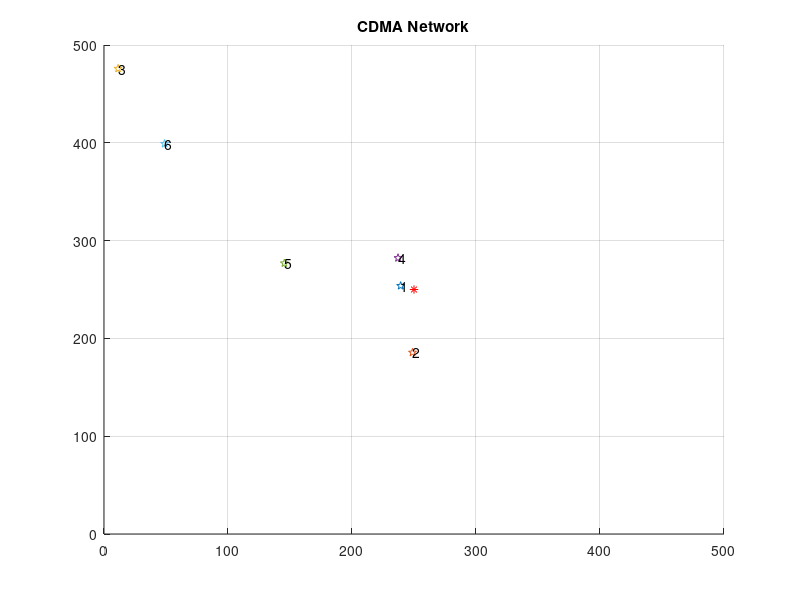
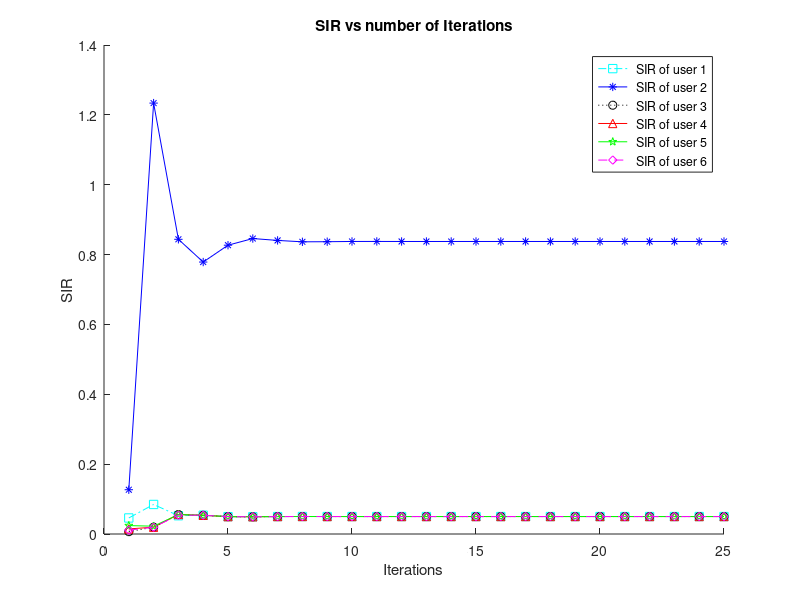
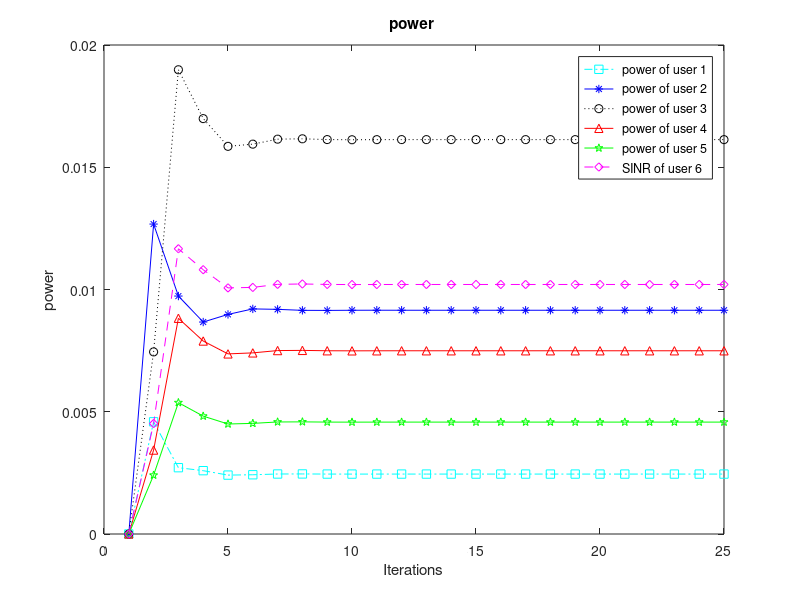

These charts were generated, in order, by the following MATLAB code:
%%%%%%%%%%%%%%%%%%%%%%%%%%%%%%%%%%%%%%%%%%%%%%%%%%%%%%%%%%%%%%%%%%%%%%%%%%%%%%%%%%%%%%%%%%%%%%%%%%%%%%%
%-----------------------------------------------------------------------------------------------------%
%------------------  HW3 : DTPC - 1                    ------------------------------------
%-----------------   Author : Saleh Abednejad -- 961115116      ---------------
%-----------------   Prof : Dr. Rajabi                      -------------------------
%%%%%%%%%%%%%%%%%%%%%%%%%%%%%%%%%%%%%%%%%%%%%%%%%%%%%%%%%%%%%%%%%%%%%%%%%%%%%%%%%%%%%%%%%%%%%%%%%%%%%%%
%-----------------    Background noise power 2 = 10?10          ---------
%-----------------    OPC constant  = 10?4      --------------------------
%-----------------    Path gain hi = 0:09d?3.      --------------------------
%-----------------------------------------------------------------------------------------------------%
%%%%%%%%%%%%%%%%%%%%%%%%%%%%%%%%%%%%%%%%%%%%%%%%%%%%%%%%%%%%%%%%%%%%%%%%%%%%%%%%%%%%%%%%%%%%%%%%%%%%%%%
clc; 
clear;
close all;
%%
noOfNodes  = 6;
L=500;
rx = rand(1,noOfNodes)*L; 
ry = rand(1,noOfNodes)*L;
bsx=L/2;
bsy=L/2;
bs=[bsx 0 0 0 0 0;bsy 0 0 0 0 0];
figure(1);
clf;
hold on;
grid on;
plot(bsx, bsy, '*r');
title('CDMA Network');
xlim ([0 500]);
ylim ([0 500]);
for i = 1:noOfNodes
    plot(rx(i), ry(i), 'p');
    text(rx(i), ry(i), num2str(i));
end;
%hold off;
for j=1:noOfNodes
     z(j)=complex(rx(j),ry(j)); %User
 end     
for i=1:noOfNodes
    H(i)=0.09*(abs(z(i)-(bs(i)))^(-3)); %Path Gain
end
%hold off;
G=[0.05, 0.05, 0.05,0.05,0.05,0.05]; %target SINR
E=[0.0001, 0.0001, 0.0001,0.0001,0.0001,0.0001]; %eta
P=[0.001 ,0.001 ,0.001, 0.001 ,0.001, 0.001]; %  Transmit Power
N=[1e-10, 1e-10, 1e-10,1e-10,1e-10,1e-10]; % Noise 
SIR=[H(1)*P(1)/(H(5)*P(5)+H(4)*P(4)+H(3)*P(3)+H(2)*P(2)+N(1)),...
      H(2)*P(2)/(H(5)*P(5)+H(4)*P(4)+H(3)*P(3)+H(1)*P(1)+N(2)),...
       +H(3)*P(3)/(H(5)*P(5)+H(4)*P(4)+H(1)*P(1)+H(2)*P(2)+N(3)),...
         H(4)*P(4)/(H(5)*P(5)+H(1)*P(1)+H(3)*P(3)+H(2)*P(2)+N(4)),...
          +H(5)*P(5)/(H(1)*P(1)+H(4)*P(4)+H(3)*P(3)+H(2)*P(2)+N(5)),...
            H(6)*P(6)/(H(1)*P(1)+H(4)*P(4)+H(3)*P(3)+H(2)*P(2)+H(5)*P(5)+N(6))];% initial SINR 
%%
%algorithm 
iterations=1;
while iterations<25  
    P1=(G./SIR(iterations,:)).*P; % New power TPC
    P2=(E.*SIR(iterations,:))./P; % New power OPC
    P=max(P1,P2);
    if P<1   
    iterations=iterations+1;
    power(iterations,:)=P;
SIR(iterations,:)=[H(1)*P(1)/(H(5)*P(5)+H(4)*P(4)+H(3)*P(3)+H(2)*P(2)+N(1)),...
                    H(2)*P(2)/(H(5)*P(5)+H(4)*P(4)+H(3)*P(3)+H(1)*P(1)+N(2)),...
                      H(3)*P(3)/(H(5)*P(5)+H(4)*P(4)+H(1)*P(1)+H(2)*P(2)+N(3)),...
                        H(4)*P(4)/(H(5)*P(5)+H(1)*P(1)+H(3)*P(3)+H(2)*P(2)+N(4)),...
                          H(5)*P(5)/(H(1)*P(1)+H(4)*P(4)+H(3)*P(3)+H(2)*P(2)+N(5)),...
                            H(6)*P(6)/(H(1)*P(1)+H(4)*P(4)+H(3)*P(3)+H(2)*P(2)+H(5)*P(5)+N(6))];
    else
    iterations=iterations+1;
    power(iterations,:)=1;
SIR(iterations,:)=[H(1)*P(1)/(H(5)*P(5)+H(4)*P(4)+H(3)*P(3)+H(2)*P(2)+N(1)),...
                    H(2)*P(2)/(H(5)*P(5)+H(4)*P(4)+H(3)*P(3)+H(1)*P(1)+N(2)),...
                     H(3)*P(3)/(H(5)*P(5)+H(4)*P(4)+H(1)*P(1)+H(2)*P(2)+N(3)),...
                      H(4)*P(4)/(H(5)*P(5)+H(1)*P(1)+H(3)*P(3)+H(2)*P(2)+N(4)),...
                       H(5)*P(5)/(H(1)*P(1)+H(4)*P(4)+H(3)*P(3)+H(2)*P(2)+N(5)),...
                        H(6)*P(6)/(H(1)*P(1)+H(4)*P(4)+H(3)*P(3)+H(2)*P(2)+H(5)*P(5)+N(6))];
    end
end
    power;
%%
%ploting 
figure(2);
hold on;
plot(1:iterations,SIR(:,1),'-.sc');
plot(1:iterations,SIR(:,2),'-*b');
plot(1:iterations,SIR(:,3),':ok');
plot(1:iterations,SIR(:,4),'-^r');
plot(1:iterations,SIR(:,5),'-pg');
plot(1:iterations,SIR(:,6),'--dm');
xlabel('Iterations');
ylabel('SIR');
title('SIR vs number of Iterations');
legend(' SIR of user 1',' SIR of user 2',' SIR of user 3',' SIR of user 4',' SIR of user 5',' SIR of user 6');
%%
figure(3);
plot(1:iterations,power(:,1),'-.sc');
hold on;
plot(1:iterations,power(:,2),'-*b');
plot(1:iterations,power(:,3),':ok');
plot(1:iterations,power(:,4),'-^r');
plot(1:iterations,power(:,5),'-pg');
plot(1:iterations,power(:,6),'--dm');
xlabel('Iterations');
ylabel('power');
title('power ');
legend(' power of user 1',' power of user 2',' power of user 3',' power of user 4',' power of user 5',' SINR of user 6');
%%%%%%%%%%%%%%%%%%%%%%%%%%%%%%%%%%%%%%%%%%%%%%%%%%%%%%%%%%%%%%%%%%%%%%%%%%%%%%%%%%%%%%%%%%%%%%%%%%%%%%%
%-----------------------------------------------------------------------------------------------------%
%------------------  HW3 : DTPC - 1                    ------------------------------------
%-----------------   Author : Saleh Abednejad -- 961115116      ---------------
%-----------------   Prof : Dr. Rajabi                      -------------------------
%%%%%%%%%%%%%%%%%%%%%%%%%%%%%%%%%%%%%%%%%%%%%%%%%%%%%%%%%%%%%%%%%%%%%%%%%%%%%%%%%%%%%%%%%%%%%%%%%%%%%%%
%-----------------    Background noise power 2 = 10?10          ---------
%-----------------    OPC constant  = 10?4      --------------------------
%-----------------    Path gain hi = 0:09d?3.      --------------------------
%-----------------------------------------------------------------------------------------------------%
%%%%%%%%%%%%%%%%%%%%%%%%%%%%%%%%%%%%%%%%%%%%%%%%%%%%%%%%%%%%%%%%%%%%%%%%%%%%%%%%%%%%%%%%%%%%%%%%%%%%%%%